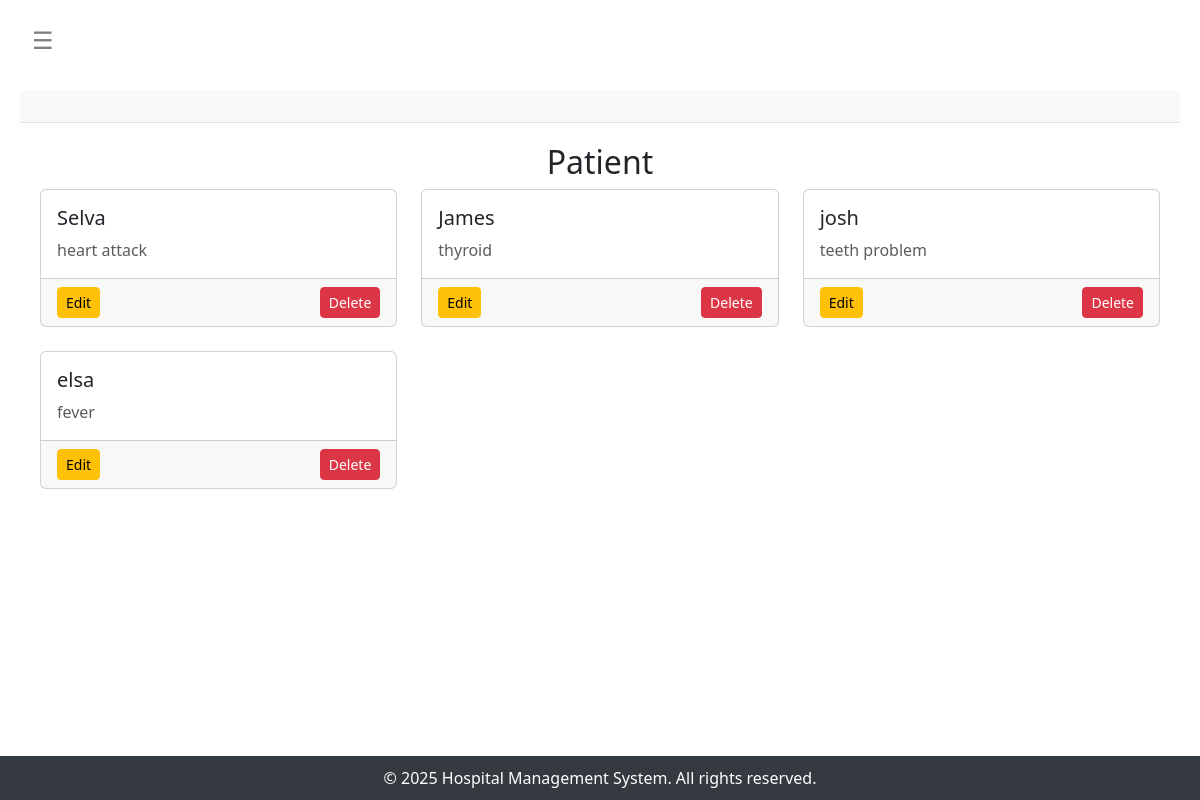
The app's page /patients/ with its own data.
### management/models.py (models this page shows)
class Patient(models.Model):
    name = models.CharField(max_length=100)
    age = models.IntegerField()
    gender = models.CharField(max_length=10)
    treatment = models.CharField(max_length=100)
    phone = models.CharField(max_length=15)

### management/views.py (the view)
# urls.py: path('patients/',include('management.urls')),
def patients(request):
    patients = Patient.objects.all()
    return render(request, 'patients.html',{'patients': patients,'section':'patients'})

### management/templates/patients.html (shortened to what this page needs)
{% extends 'base.html' %}
{% block content %}
<h2 style="text-align:center">Patient</h2>
{% if patients %}
    <div class="row row-cols-1 row-cols-md-2 row-cols-lg-3 g-4">
        {% for patient in patients %}
            <div class="col">
                <div class="card h-100">
                    <div class="card-body">
                        <h5 class="card-title">{{ patient.name }}</h5>
                        <p class="card-text text-muted">{{ patient.treatment }}</p>
                    </div>
                    <div class="card-footer d-flex justify-content-between">
                        <a href="{% url 'patient_update' patient.id %}" class="btn btn-sm btn-warning">Edit</a>
                        <a href="{% url 'patient_delete' patient.id %}" class="btn btn-sm btn-danger"
                           onclick="return confirm('Are you sure you want to delete this patient?');">Delete</a>
                    </div>
                </div>
            </div>
        {% endfor %}
    </div>
{% else %}
    <div class="alert alert-info mt-3">No patients found.</div>
{% endif %}
{% endblock %}

### management/templates/base.html (style rules this page uses)
body { display: flex; min-height: 100vh; flex-direction: column; padding-top: 70px; }

### records on screen
Patient: name "Selva", treatment "heart attack"
Patient: name "James", treatment "thyroid"
Patient: name "josh", treatment "teeth problem"
Patient: name "elsa", treatment "fever"
